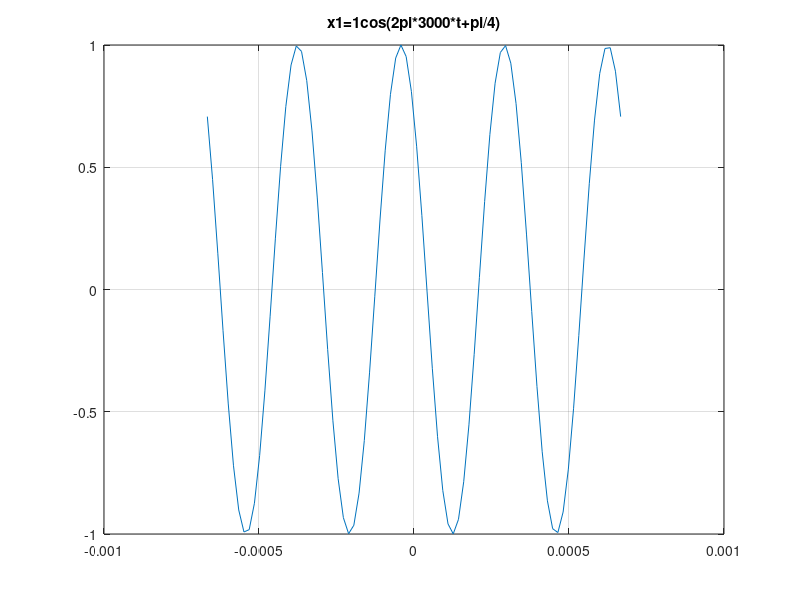
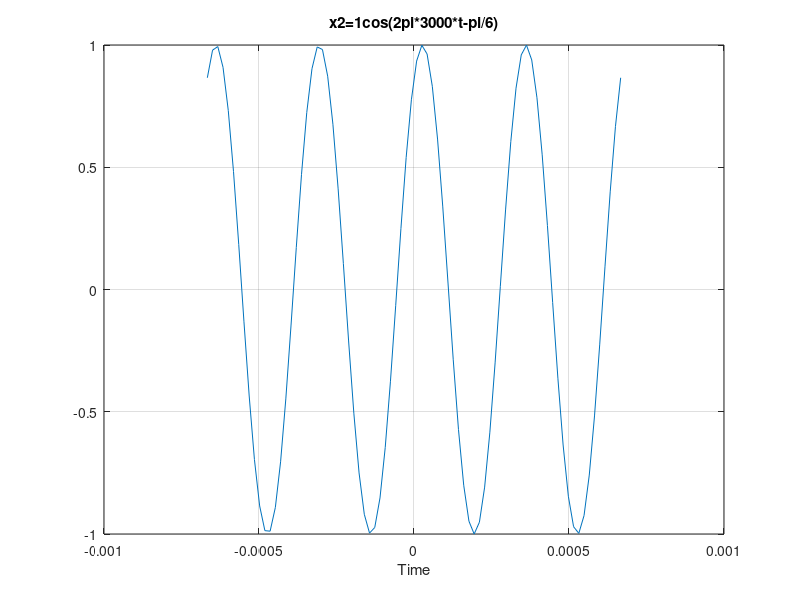
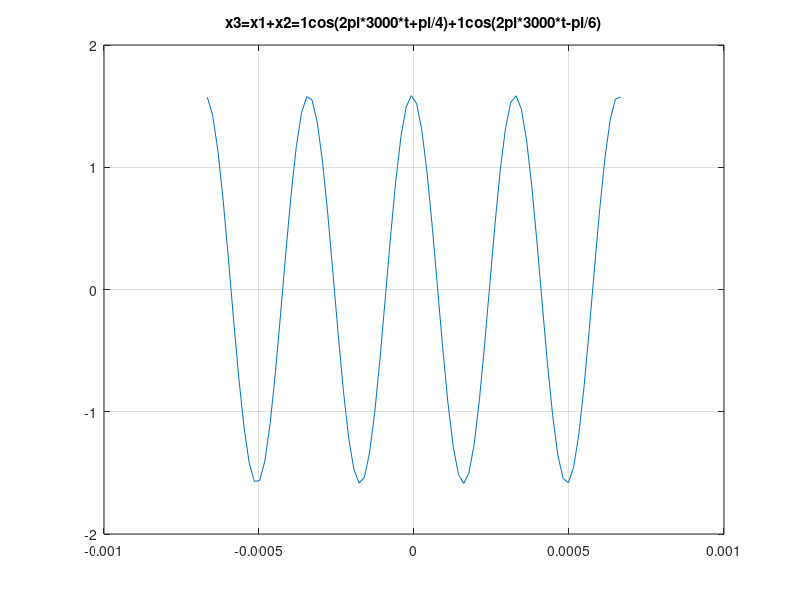

Write MATLAB code to recreate these figures, in order.
%% Sinusoids1
% V: autonomous cell;
% web http://aulaglobal.upf.edu/mod/resource/view.php?id=280755 -browser
% Generate two 3000 hertz sinusoids with different amplitudes and phases.
% x1(t)=A1cos(2pi3000t+angle1); x2(t)=A2cos(2pi3000t+angle2);
freq=3000; angle1=pi/4; angle2=-pi/6; spp=20; sr=freq*spp;
A1=1; A2=1;
per = 1.0 / freq; % period sec
% spp = per*sr; % samples_per_period
% t=linspace(0-2*spp,2*spp,4*spp);
t=linspace(0-2*per,2*per,4*spp);
x1=A1*cos(2*pi*freq*t+angle1);
x2=A2*cos(2*pi*freq*t+angle2);
% (c) Verify that the phase of the two signals x1(t) and x2(t) is correct at t = 0, and also verify that
% each one has the correct maximum amplitude.
plot(t,x1); title(['x1=',int2str(A1),'cos(2pi*',int2str(freq),'*t+pi/4)']); grid on;
keyboard;
figure(2); plot(t,x2); title(['x2=',int2str(A2),'cos(2pi*',int2str(freq),'*t-pi/6)']); grid on; xlabel('Time');
keyboard;
% % (e) Create a third sinusoid as the sum: x3(t) = x1(t) + x2(t).
% (f) Measure the magnitude and phase of x3(t) directly from the plot. In your lab report, explain how
% the magnitude and phase were measured by making annotations on each of the plots.
x3=x1+x2; figure(3);
plot(t,x3); title(['x3=x1+x2=',int2str(A1),'cos(2pi*',int2str(freq),'*t+pi/4)+'...
    int2str(A2),'cos(2pi*',int2str(freq),'*t-pi/6)']);
grid on;
keyboard; close all; clear all;